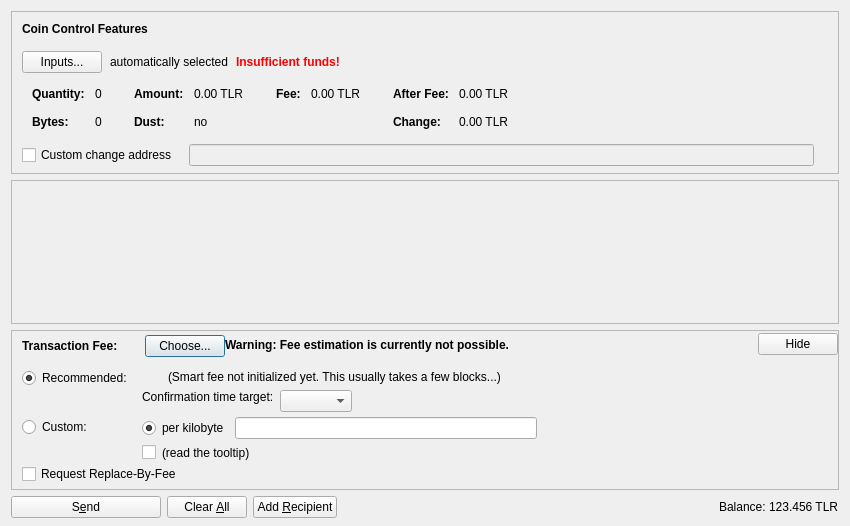
<?xml version="1.0" encoding="UTF-8"?>
<ui version="4.0">
 <class>SendCoinsDialog</class>
 <widget class="QDialog" name="SendCoinsDialog">
  <property name="geometry">
   <rect>
    <x>0</x>
    <y>0</y>
    <width>850</width>
    <height>526</height>
   </rect>
  </property>
  <property name="windowTitle">
   <string>Send Coins</string>
  </property>
  <layout class="QVBoxLayout" name="verticalLayout" stretch="0,1,0,0">
   <property name="bottomMargin">
    <number>8</number>
   </property>
   <item>
    <widget class="QFrame" name="frameCoinControl">
     <property name="sizePolicy">
      <sizepolicy hsizetype="Expanding" vsizetype="Expanding">
       <horstretch>0</horstretch>
       <verstretch>0</verstretch>
      </sizepolicy>
     </property>
     <property name="maximumSize">
      <size>
       <width>16777215</width>
       <height>16777215</height>
      </size>
     </property>
     <property name="frameShape">
      <enum>QFrame::StyledPanel</enum>
     </property>
     <property name="frameShadow">
      <enum>QFrame::Sunken</enum>
     </property>
     <layout class="QVBoxLayout" name="verticalLayoutCoinControl2">
      <property name="spacing">
       <number>0</number>
      </property>
      <property name="leftMargin">
       <number>0</number>
      </property>
      <property name="topMargin">
       <number>0</number>
      </property>
      <property name="rightMargin">
       <number>0</number>
      </property>
      <property name="bottomMargin">
       <number>6</number>
      </property>
      <item>
       <layout class="QVBoxLayout" name="verticalLayoutCoinControl" stretch="0,0,0,0,1">
        <property name="spacing">
         <number>0</number>
        </property>
        <property name="leftMargin">
         <number>10</number>
        </property>
        <property name="topMargin">
         <number>10</number>
        </property>
        <item>
         <layout class="QHBoxLayout" name="horizontalLayoutCoinControl1">
          <property name="bottomMargin">
           <number>15</number>
          </property>
          <item>
           <widget class="QLabel" name="labelCoinControlFeatures">
            <property name="sizePolicy">
             <sizepolicy hsizetype="Preferred" vsizetype="Maximum">
              <horstretch>0</horstretch>
              <verstretch>0</verstretch>
             </sizepolicy>
            </property>
            <property name="font">
             <font>
              <weight>75</weight>
              <bold>true</bold>
             </font>
            </property>
            <property name="styleSheet">
             <string notr="true">font-weight:bold;</string>
            </property>
            <property name="text">
             <string>Coin Control Features</string>
            </property>
           </widget>
          </item>
         </layout>
        </item>
        <item>
         <layout class="QHBoxLayout" name="horizontalLayoutCoinControl2" stretch="0,0,0,0">
          <property name="spacing">
           <number>8</number>
          </property>
          <property name="bottomMargin">
           <number>10</number>
          </property>
          <item>
           <widget class="QPushButton" name="pushButtonCoinControl">
            <property name="styleSheet">
             <string notr="true"/>
            </property>
            <property name="text">
             <string>Inputs...</string>
            </property>
            <property name="autoDefault">
             <bool>false</bool>
            </property>
           </widget>
          </item>
          <item>
           <widget class="QLabel" name="labelCoinControlAutomaticallySelected">
            <property name="text">
             <string>automatically selected</string>
            </property>
            <property name="margin">
             <number>5</number>
            </property>
           </widget>
          </item>
          <item>
           <widget class="QLabel" name="labelCoinControlInsuffFunds">
            <property name="font">
             <font>
              <weight>75</weight>
              <bold>true</bold>
             </font>
            </property>
            <property name="styleSheet">
             <string notr="true">color:red;font-weight:bold;</string>
            </property>
            <property name="text">
             <string>Insufficient funds!</string>
            </property>
            <property name="margin">
             <number>5</number>
            </property>
           </widget>
          </item>
          <item>
           <spacer name="horizontalSpacerCoinControl">
            <property name="orientation">
             <enum>Qt::Horizontal</enum>
            </property>
            <property name="sizeHint" stdset="0">
             <size>
              <width>40</width>
              <height>1</height>
             </size>
            </property>
           </spacer>
          </item>
         </layout>
        </item>
        <item>
         <widget class="QWidget" name="widgetCoinControl" native="true">
          <property name="sizePolicy">
           <sizepolicy hsizetype="Preferred" vsizetype="Preferred">
            <horstretch>0</horstretch>
            <verstretch>0</verstretch>
           </sizepolicy>
          </property>
          <property name="minimumSize">
           <size>
            <width>0</width>
            <height>0</height>
           </size>
          </property>
          <property name="styleSheet">
           <string notr="true"/>
          </property>
          <layout class="QHBoxLayout" name="horizontalLayoutCoinControl5">
           <property name="leftMargin">
            <number>0</number>
           </property>
           <property name="topMargin">
            <number>0</number>
           </property>
           <property name="rightMargin">
            <number>0</number>
           </property>
           <property name="bottomMargin">
            <number>0</number>
           </property>
           <item>
            <layout class="QHBoxLayout" name="horizontalLayoutCoinControl3" stretch="0,0,0,1">
             <property name="spacing">
              <number>20</number>
             </property>
             <property name="topMargin">
              <number>0</number>
             </property>
             <property name="bottomMargin">
              <number>10</number>
             </property>
             <item>
              <layout class="QFormLayout" name="formLayoutCoinControl1">
               <property name="horizontalSpacing">
                <number>10</number>
               </property>
               <property name="verticalSpacing">
                <number>14</number>
               </property>
               <property name="leftMargin">
                <number>10</number>
               </property>
               <property name="topMargin">
                <number>4</number>
               </property>
               <property name="rightMargin">
                <number>6</number>
               </property>
               <item row="0" column="0">
                <widget class="QLabel" name="labelCoinControlQuantityText">
                 <property name="font">
                  <font>
                   <weight>75</weight>
                   <bold>true</bold>
                  </font>
                 </property>
                 <property name="text">
                  <string>Quantity:</string>
                 </property>
                 <property name="margin">
                  <number>0</number>
                 </property>
                </widget>
               </item>
               <item row="0" column="1">
                <widget class="QLabel" name="labelCoinControlQuantity">
                 <property name="cursor">
                  <cursorShape>IBeamCursor</cursorShape>
                 </property>
                 <property name="contextMenuPolicy">
                  <enum>Qt::ActionsContextMenu</enum>
                 </property>
                 <property name="text">
                  <string notr="true">0</string>
                 </property>
                 <property name="margin">
                  <number>0</number>
                 </property>
                 <property name="textInteractionFlags">
                  <set>Qt::LinksAccessibleByMouse|Qt::TextSelectableByKeyboard|Qt::TextSelectableByMouse</set>
                 </property>
                </widget>
               </item>
               <item row="1" column="0">
                <widget class="QLabel" name="labelCoinControlBytesText">
                 <property name="font">
                  <font>
                   <weight>75</weight>
                   <bold>true</bold>
                  </font>
                 </property>
                 <property name="text">
                  <string>Bytes:</string>
                 </property>
                </widget>
               </item>
               <item row="1" column="1">
                <widget class="QLabel" name="labelCoinControlBytes">
                 <property name="cursor">
                  <cursorShape>IBeamCursor</cursorShape>
                 </property>
                 <property name="contextMenuPolicy">
                  <enum>Qt::ActionsContextMenu</enum>
                 </property>
                 <property name="text">
                  <string notr="true">0</string>
                 </property>
                 <property name="textInteractionFlags">
                  <set>Qt::LinksAccessibleByMouse|Qt::TextSelectableByKeyboard|Qt::TextSelectableByMouse</set>
                 </property>
                </widget>
               </item>
              </layout>
             </item>
             <item>
              <layout class="QFormLayout" name="formLayoutCoinControl2">
               <property name="horizontalSpacing">
                <number>10</number>
               </property>
               <property name="verticalSpacing">
                <number>14</number>
               </property>
               <property name="leftMargin">
                <number>6</number>
               </property>
               <property name="topMargin">
                <number>4</number>
               </property>
               <property name="rightMargin">
                <number>6</number>
               </property>
               <item row="0" column="0">
                <widget class="QLabel" name="labelCoinControlAmountText">
                 <property name="font">
                  <font>
                   <weight>75</weight>
                   <bold>true</bold>
                  </font>
                 </property>
                 <property name="text">
                  <string>Amount:</string>
                 </property>
                 <property name="margin">
                  <number>0</number>
                 </property>
                </widget>
               </item>
               <item row="0" column="1">
                <widget class="QLabel" name="labelCoinControlAmount">
                 <property name="cursor">
                  <cursorShape>IBeamCursor</cursorShape>
                 </property>
                 <property name="contextMenuPolicy">
                  <enum>Qt::ActionsContextMenu</enum>
                 </property>
                 <property name="text">
                  <string notr="true">0.00 TLR</string>
                 </property>
                 <property name="textInteractionFlags">
                  <set>Qt::LinksAccessibleByMouse|Qt::TextSelectableByKeyboard|Qt::TextSelectableByMouse</set>
                 </property>
                </widget>
               </item>
               <item row="1" column="0">
                <widget class="QLabel" name="labelCoinControlLowOutputText">
                 <property name="font">
                  <font>
                   <weight>75</weight>
                   <bold>true</bold>
                  </font>
                 </property>
                 <property name="text">
                  <string>Dust:</string>
                 </property>
                </widget>
               </item>
               <item row="1" column="1">
                <widget class="QLabel" name="labelCoinControlLowOutput">
                 <property name="cursor">
                  <cursorShape>IBeamCursor</cursorShape>
                 </property>
                 <property name="contextMenuPolicy">
                  <enum>Qt::ActionsContextMenu</enum>
                 </property>
                 <property name="text">
                  <string notr="true">no</string>
                 </property>
                 <property name="textInteractionFlags">
                  <set>Qt::LinksAccessibleByMouse|Qt::TextSelectableByKeyboard|Qt::TextSelectableByMouse</set>
                 </property>
                </widget>
               </item>
              </layout>
             </item>
             <item>
              <layout class="QFormLayout" name="formLayoutCoinControl3">
               <property name="horizontalSpacing">
                <number>10</number>
               </property>
               <property name="verticalSpacing">
                <number>14</number>
               </property>
               <property name="leftMargin">
                <number>6</number>
               </property>
               <property name="topMargin">
                <number>4</number>
               </property>
               <property name="rightMargin">
                <number>6</number>
               </property>
               <item row="0" column="0">
                <widget class="QLabel" name="labelCoinControlFeeText">
                 <property name="font">
                  <font>
                   <weight>75</weight>
                   <bold>true</bold>
                  </font>
                 </property>
                 <property name="text">
                  <string>Fee:</string>
                 </property>
                 <property name="margin">
                  <number>0</number>
                 </property>
                </widget>
               </item>
               <item row="0" column="1">
                <widget class="QLabel" name="labelCoinControlFee">
                 <property name="cursor">
                  <cursorShape>IBeamCursor</cursorShape>
                 </property>
                 <property name="contextMenuPolicy">
                  <enum>Qt::ActionsContextMenu</enum>
                 </property>
                 <property name="text">
                  <string notr="true">0.00 TLR</string>
                 </property>
                 <property name="textInteractionFlags">
                  <set>Qt::LinksAccessibleByMouse|Qt::TextSelectableByKeyboard|Qt::TextSelectableByMouse</set>
                 </property>
                </widget>
               </item>
              </layout>
             </item>
             <item>
              <layout class="QFormLayout" name="formLayoutCoinControl4">
               <property name="horizontalSpacing">
                <number>10</number>
               </property>
               <property name="verticalSpacing">
                <number>14</number>
               </property>
               <property name="leftMargin">
                <number>6</number>
               </property>
               <property name="topMargin">
                <number>4</number>
               </property>
               <property name="rightMargin">
                <number>6</number>
               </property>
               <item row="0" column="0">
                <widget class="QLabel" name="labelCoinControlAfterFeeText">
                 <property name="font">
                  <font>
                   <weight>75</weight>
                   <bold>true</bold>
                  </font>
                 </property>
                 <property name="text">
                  <string>After Fee:</string>
                 </property>
                 <property name="margin">
                  <number>0</number>
                 </property>
                </widget>
               </item>
               <item row="0" column="1">
                <widget class="QLabel" name="labelCoinControlAfterFee">
                 <property name="cursor">
                  <cursorShape>IBeamCursor</cursorShape>
                 </property>
                 <property name="contextMenuPolicy">
                  <enum>Qt::ActionsContextMenu</enum>
                 </property>
                 <property name="text">
                  <string notr="true">0.00 TLR</string>
                 </property>
                 <property name="textInteractionFlags">
                  <set>Qt::LinksAccessibleByMouse|Qt::TextSelectableByKeyboard|Qt::TextSelectableByMouse</set>
                 </property>
                </widget>
               </item>
               <item row="1" column="0">
                <widget class="QLabel" name="labelCoinControlChangeText">
                 <property name="font">
                  <font>
                   <weight>75</weight>
                   <bold>true</bold>
                  </font>
                 </property>
                 <property name="text">
                  <string>Change:</string>
                 </property>
                </widget>
               </item>
               <item row="1" column="1">
                <widget class="QLabel" name="labelCoinControlChange">
                 <property name="cursor">
                  <cursorShape>IBeamCursor</cursorShape>
                 </property>
                 <property name="contextMenuPolicy">
                  <enum>Qt::ActionsContextMenu</enum>
                 </property>
                 <property name="text">
                  <string notr="true">0.00 TLR</string>
                 </property>
                 <property name="textInteractionFlags">
                  <set>Qt::LinksAccessibleByMouse|Qt::TextSelectableByKeyboard|Qt::TextSelectableByMouse</set>
                 </property>
                </widget>
               </item>
              </layout>
             </item>
            </layout>
           </item>
          </layout>
         </widget>
        </item>
        <item>
         <layout class="QHBoxLayout" name="horizontalLayoutCoinControl4" stretch="0,0,0">
          <property name="spacing">
           <number>12</number>
          </property>
          <property name="sizeConstraint">
           <enum>QLayout::SetDefaultConstraint</enum>
          </property>
          <property name="topMargin">
           <number>5</number>
          </property>
          <property name="rightMargin">
           <number>5</number>
          </property>
          <item>
           <widget class="QCheckBox" name="checkBoxCoinControlChange">
            <property name="toolTip">
             <string>If this is activated, but the change address is empty or invalid, change will be sent to a newly generated address.</string>
            </property>
            <property name="text">
             <string>Custom change address</string>
            </property>
           </widget>
          </item>
          <item>
           <widget class="QValidatedLineEdit" name="lineEditCoinControlChange">
            <property name="enabled">
             <bool>false</bool>
            </property>
            <property name="sizePolicy">
             <sizepolicy hsizetype="Expanding" vsizetype="Fixed">
              <horstretch>0</horstretch>
              <verstretch>0</verstretch>
             </sizepolicy>
            </property>
           </widget>
          </item>
          <item>
           <widget class="QLabel" name="labelCoinControlChangeLabel">
            <property name="sizePolicy">
             <sizepolicy hsizetype="Preferred" vsizetype="Expanding">
              <horstretch>0</horstretch>
              <verstretch>0</verstretch>
             </sizepolicy>
            </property>
            <property name="minimumSize">
             <size>
              <width>0</width>
              <height>0</height>
             </size>
            </property>
            <property name="text">
             <string/>
            </property>
            <property name="margin">
             <number>3</number>
            </property>
           </widget>
          </item>
         </layout>
        </item>
        <item>
         <spacer name="verticalSpacerCoinControl">
          <property name="orientation">
           <enum>Qt::Vertical</enum>
          </property>
          <property name="sizeHint" stdset="0">
           <size>
            <width>800</width>
            <height>1</height>
           </size>
          </property>
         </spacer>
        </item>
       </layout>
      </item>
     </layout>
    </widget>
   </item>
   <item>
    <widget class="QScrollArea" name="scrollArea">
     <property name="widgetResizable">
      <bool>true</bool>
     </property>
     <widget class="QWidget" name="scrollAreaWidgetContents">
      <property name="geometry">
       <rect>
        <x>0</x>
        <y>0</y>
        <width>830</width>
        <height>104</height>
       </rect>
      </property>
      <layout class="QVBoxLayout" name="verticalLayout_2" stretch="0,1">
       <property name="leftMargin">
        <number>0</number>
       </property>
       <property name="topMargin">
        <number>0</number>
       </property>
       <property name="rightMargin">
        <number>0</number>
       </property>
       <property name="bottomMargin">
        <number>0</number>
       </property>
       <item>
        <layout class="QVBoxLayout" name="entries">
         <property name="spacing">
          <number>6</number>
         </property>
        </layout>
       </item>
       <item>
        <spacer name="verticalSpacer">
         <property name="orientation">
          <enum>Qt::Vertical</enum>
         </property>
         <property name="sizeHint" stdset="0">
          <size>
           <width>20</width>
           <height>40</height>
          </size>
         </property>
        </spacer>
       </item>
      </layout>
     </widget>
    </widget>
   </item>
   <item>
    <widget class="QFrame" name="frameFee">
     <property name="sizePolicy">
      <sizepolicy hsizetype="Expanding" vsizetype="Expanding">
       <horstretch>0</horstretch>
       <verstretch>0</verstretch>
      </sizepolicy>
     </property>
     <property name="maximumSize">
      <size>
       <width>16777215</width>
       <height>16777215</height>
      </size>
     </property>
     <property name="frameShape">
      <enum>QFrame::StyledPanel</enum>
     </property>
     <property name="frameShadow">
      <enum>QFrame::Sunken</enum>
     </property>
     <layout class="QVBoxLayout" name="verticalLayoutFee1">
      <property name="spacing">
       <number>0</number>
      </property>
      <property name="leftMargin">
       <number>0</number>
      </property>
      <property name="topMargin">
       <number>0</number>
      </property>
      <property name="rightMargin">
       <number>0</number>
      </property>
      <property name="bottomMargin">
       <number>0</number>
      </property>
      <item>
       <layout class="QVBoxLayout" name="verticalLayoutFee2" stretch="0,0,0">
        <property name="spacing">
         <number>0</number>
        </property>
        <property name="leftMargin">
         <number>10</number>
        </property>
        <property name="topMargin">
         <number>0</number>
        </property>
        <item>
         <layout class="QHBoxLayout" name="horizontalLayoutFee1">
          <property name="bottomMargin">
           <number>0</number>
          </property>
          <item>
           <layout class="QVBoxLayout" name="verticalLayoutFee7">
            <property name="spacing">
             <number>0</number>
            </property>
            <item>
             <spacer name="verticalSpacerSmartFee">
              <property name="orientation">
               <enum>Qt::Vertical</enum>
              </property>
              <property name="sizeType">
               <enum>QSizePolicy::Fixed</enum>
              </property>
              <property name="sizeHint" stdset="0">
               <size>
                <width>1</width>
                <height>4</height>
               </size>
              </property>
             </spacer>
            </item>
            <item>
             <layout class="QHBoxLayout" name="horizontalLayoutSmartFee">
              <property name="spacing">
               <number>10</number>
              </property>
              <item>
               <widget class="QLabel" name="labelFeeHeadline">
                <property name="sizePolicy">
                 <sizepolicy hsizetype="Preferred" vsizetype="Maximum">
                  <horstretch>0</horstretch>
                  <verstretch>0</verstretch>
                 </sizepolicy>
                </property>
                <property name="font">
                 <font>
                  <weight>75</weight>
                  <bold>true</bold>
                 </font>
                </property>
                <property name="styleSheet">
                 <string notr="true">font-weight:bold;</string>
                </property>
                <property name="text">
                 <string>Transaction Fee:</string>
                </property>
               </widget>
              </item>
              <item>
               <widget class="QLabel" name="labelFeeMinimized">
                <property name="text">
                 <string/>
                </property>
               </widget>
              </item>
              <item>
               <widget class="QPushButton" name="buttonChooseFee">
                <property name="text">
                 <string>Choose...</string>
                </property>
               </widget>
              </item>
             </layout>
            </item>
            <item>
             <spacer name="verticalSpacer_5">
              <property name="orientation">
               <enum>Qt::Vertical</enum>
              </property>
              <property name="sizeHint" stdset="0">
               <size>
                <width>1</width>
                <height>1</height>
               </size>
              </property>
             </spacer>
            </item>
           </layout>
          </item>
          <item>
           <widget class="QLabel" name="fallbackFeeWarningLabel">
            <property name="toolTip">
             <string>Using the fallbackfee can result in sending a transaction that will take several hours or days (or never) to confirm. Consider choosing your fee manually or wait until you have validated the complete chain.</string>
            </property>
            <property name="font">
            <font>
                <weight>75</weight>
                <bold>true</bold>
            </font>
            </property>
            <property name="text">
             <string>Warning: Fee estimation is currently not possible.</string>
            </property>
            <property name="wordWrap">
             <bool>false</bool>
            </property>
           </widget>
          </item>
          <item>
           <spacer name="horizontalSpacer_4">
            <property name="orientation">
             <enum>Qt::Horizontal</enum>
            </property>
            <property name="sizeType">
             <enum>QSizePolicy::MinimumExpanding</enum>
            </property>
            <property name="sizeHint" stdset="0">
             <size>
              <width>40</width>
              <height>20</height>
             </size>
            </property>
           </spacer>
          </item>
          <item>
           <widget class="QPushButton" name="buttonMinimizeFee">
            <property name="toolTip">
             <string>collapse fee-settings</string>
            </property>
            <property name="text">
             <string>Hide</string>
            </property>
           </widget>
          </item>
         </layout>
        </item>
        <item>
         <widget class="QFrame" name="frameFeeSelection">
          <layout class="QVBoxLayout" name="verticalLayoutFee12">
           <property name="spacing">
            <number>0</number>
           </property>
           <property name="leftMargin">
            <number>0</number>
           </property>
           <property name="topMargin">
            <number>0</number>
           </property>
           <property name="rightMargin">
            <number>0</number>
           </property>
           <property name="bottomMargin">
            <number>0</number>
           </property>
           <item>
            <layout class="QGridLayout" name="gridLayoutFee">
             <property name="topMargin">
              <number>10</number>
             </property>
             <property name="bottomMargin">
              <number>4</number>
             </property>
             <property name="horizontalSpacing">
              <number>10</number>
             </property>
             <property name="verticalSpacing">
              <number>4</number>
             </property>
             <item row="1" column="1">
              <layout class="QVBoxLayout" name="verticalLayoutFee8">
               <property name="spacing">
                <number>6</number>
               </property>
               <item>
                <layout class="QHBoxLayout" name="horizontalLayoutFee13">
                 <item>
                  <widget class="QRadioButton" name="radioCustomPerKilobyte">
                   <property name="toolTip">
                    <string>If the custom fee is set to 1000 satoshis and the transaction is only 250 bytes, then &quot;per kilobyte&quot; only pays 250 satoshis in fee, while &quot;total at least&quot; pays 1000 satoshis. For transactions bigger than a kilobyte both pay by kilobyte.</string>
                   </property>
                   <property name="text">
                    <string>per kilobyte</string>
                   </property>
                   <property name="checked">
                    <bool>true</bool>
                   </property>
                   <attribute name="buttonGroup">
                    <string notr="true">groupCustomFee</string>
                   </attribute>
                  </widget>
                 </item>
                 <item>
                  <widget class="BitcoinAmountField" name="customFee"/>
                 </item>
                 <item>
                  <spacer name="horizontalSpacer_6">
                   <property name="orientation">
                    <enum>Qt::Horizontal</enum>
                   </property>
                   <property name="sizeHint" stdset="0">
                    <size>
                     <width>1</width>
                     <height>1</height>
                    </size>
                   </property>
                  </spacer>
                 </item>
                </layout>
               </item>
               <item>
                <layout class="QHBoxLayout" name="horizontalLayoutFee8">
                 <item>
                  <widget class="QCheckBox" name="checkBoxMinimumFee">
                   <property name="toolTip">
                    <string>Paying only the minimum fee is just fine as long as there is less transaction volume than space in the blocks. But be aware that this can end up in a never confirming transaction once there is more demand for taler transactions than the network can process.</string>
                   </property>
                   <property name="text">
                    <string/>
                   </property>
                  </widget>
                 </item>
                 <item>
                  <widget class="QLabel" name="labelMinFeeWarning">
                   <property name="enabled">
                    <bool>true</bool>
                   </property>
                   <property name="toolTip">
                    <string>Paying only the minimum fee is just fine as long as there is less transaction volume than space in the blocks. But be aware that this can end up in a never confirming transaction once there is more demand for taler transactions than the network can process.</string>
                   </property>
                   <property name="text">
                    <string>(read the tooltip)</string>
                   </property>
                   <property name="margin">
                    <number>5</number>
                   </property>
                  </widget>
                 </item>
                 <item>
                  <spacer name="horizontalSpacer_2">
                   <property name="orientation">
                    <enum>Qt::Horizontal</enum>
                   </property>
                   <property name="sizeHint" stdset="0">
                    <size>
                     <width>1</width>
                     <height>1</height>
                    </size>
                   </property>
                  </spacer>
                 </item>
                </layout>
               </item>
              </layout>
             </item>
             <item row="0" column="0">
              <layout class="QVBoxLayout" name="verticalLayoutFee4" stretch="0,1">
               <item>
                <widget class="QRadioButton" name="radioSmartFee">
                 <property name="text">
                  <string>Recommended:</string>
                 </property>
                 <property name="checked">
                  <bool>true</bool>
                 </property>
                 <attribute name="buttonGroup">
                  <string notr="true">groupFee</string>
                 </attribute>
                </widget>
               </item>
               <item>
                <spacer name="verticalSpacer_2">
                 <property name="orientation">
                  <enum>Qt::Vertical</enum>
                 </property>
                 <property name="sizeHint" stdset="0">
                  <size>
                   <width>1</width>
                   <height>1</height>
                  </size>
                 </property>
                </spacer>
               </item>
              </layout>
             </item>
             <item row="1" column="0">
              <layout class="QVBoxLayout" name="verticalLayoutFee9" stretch="0,1">
               <item>
                <widget class="QRadioButton" name="radioCustomFee">
                 <property name="text">
                  <string>Custom:</string>
                 </property>
                 <attribute name="buttonGroup">
                  <string notr="true">groupFee</string>
                 </attribute>
                </widget>
               </item>
               <item>
                <spacer name="verticalSpacer_6">
                 <property name="orientation">
                  <enum>Qt::Vertical</enum>
                 </property>
                 <property name="sizeHint" stdset="0">
                  <size>
                   <width>1</width>
                   <height>1</height>
                  </size>
                 </property>
                </spacer>
               </item>
              </layout>
             </item>
             <item row="0" column="1">
              <layout class="QVBoxLayout" name="verticalLayoutFee3" stretch="0,0,1">
               <property name="spacing">
                <number>6</number>
               </property>
               <property name="topMargin">
                <number>2</number>
               </property>
               <item>
                <layout class="QHBoxLayout" name="horizontalLayoutFee12">
                 <item>
                  <widget class="QLabel" name="labelSmartFee">
                   <property name="text">
                    <string/>
                   </property>
                   <property name="margin">
                    <number>2</number>
                   </property>
                  </widget>
                 </item>
                 <item>
                  <widget class="QLabel" name="labelFeeEstimation">
                   <property name="text">
                    <string/>
                   </property>
                  </widget>
                 </item>
                 <item>
                  <widget class="QLabel" name="labelSmartFee2">
                   <property name="text">
                    <string>(Smart fee not initialized yet. This usually takes a few blocks...)</string>
                   </property>
                   <property name="margin">
                    <number>2</number>
                   </property>
                  </widget>
                 </item>
                 <item>
                  <spacer name="horizontalSpacer_5">
                   <property name="orientation">
                    <enum>Qt::Horizontal</enum>
                   </property>
                   <property name="sizeHint" stdset="0">
                    <size>
                     <width>1</width>
                     <height>1</height>
                    </size>
                   </property>
                  </spacer>
                 </item>
                </layout>
               </item>
               <item>
                <layout class="QHBoxLayout" name="horizontalLayoutFee9">
                 <item>
                  <layout class="QVBoxLayout" name="verticalLayoutFee6">
                   <item>
                    <widget class="QLabel" name="labelSmartFee3">
                     <property name="text">
                      <string>Confirmation time target:</string>
                     </property>
                     <property name="margin">
                      <number>2</number>
                     </property>
                    </widget>
                   </item>
                   <item>
                    <spacer name="verticalSpacer_3">
                     <property name="orientation">
                      <enum>Qt::Vertical</enum>
                     </property>
                     <property name="sizeHint" stdset="0">
                      <size>
                       <width>1</width>
                       <height>1</height>
                      </size>
                     </property>
                    </spacer>
                   </item>
                  </layout>
                 </item>
                 <item>
                  <layout class="QVBoxLayout" name="verticalLayoutFee5">
                   <property name="rightMargin">
                    <number>30</number>
                   </property>
                   <item>
                    <layout class="QHBoxLayout" name="horizontalLayoutConfTarget">
                     <property name="bottomMargin">
                      <number>0</number>
                     </property>
                     <item>
                      <widget class="QComboBox" name="confTargetSelector"/>
                     </item>
                     <item>
                      <spacer name="horizontalSpacerConfTarget">
                       <property name="orientation">
                        <enum>Qt::Horizontal</enum>
                       </property>
                       <property name="sizeHint" stdset="0">
                        <size>
                         <width>40</width>
                         <height>20</height>
                        </size>
                       </property>
                      </spacer>
                     </item>
                    </layout>
                   </item>
                  </layout>
                 </item>
                </layout>
               </item>
               <item>
                <spacer name="verticalSpacer_4">
                 <property name="orientation">
                  <enum>Qt::Vertical</enum>
                 </property>
                 <property name="sizeHint" stdset="0">
                  <size>
                   <width>1</width>
                   <height>1</height>
                  </size>
                 </property>
                </spacer>
               </item>
              </layout>
             </item>
            </layout>
           </item>
           <item>
            <widget class="QCheckBox" name="optInRBF">
             <property name="text">
              <string>Request Replace-By-Fee</string>
             </property>
             <property name="toolTip">
              <string>Indicates that the sender may wish to replace this transaction with a new one paying higher fees (prior to being confirmed).</string>
             </property>
            </widget>
           </item>
          </layout>
         </widget>
        </item>
        <item>
         <spacer name="verticalSpacerFee">
          <property name="orientation">
           <enum>Qt::Vertical</enum>
          </property>
          <property name="sizeHint" stdset="0">
           <size>
            <width>40</width>
            <height>5</height>
           </size>
          </property>
         </spacer>
        </item>
       </layout>
      </item>
     </layout>
    </widget>
   </item>
   <item>
    <layout class="QHBoxLayout" name="horizontalLayout">
     <item>
      <widget class="QPushButton" name="sendButton">
       <property name="minimumSize">
        <size>
         <width>150</width>
         <height>0</height>
        </size>
       </property>
       <property name="toolTip">
        <string>Confirm the send action</string>
       </property>
       <property name="text">
        <string>S&amp;end</string>
       </property>
       <property name="icon">
        <iconset resource="../bitcoin.qrc">
         <normaloff>:/icons/send</normaloff>:/icons/send</iconset>
       </property>
       <property name="autoDefault">
        <bool>false</bool>
       </property>
       <property name="default">
        <bool>false</bool>
       </property>
      </widget>
     </item>
     <item>
      <widget class="QPushButton" name="clearButton">
       <property name="sizePolicy">
        <sizepolicy hsizetype="Minimum" vsizetype="Fixed">
         <horstretch>0</horstretch>
         <verstretch>0</verstretch>
        </sizepolicy>
       </property>
       <property name="toolTip">
        <string>Clear all fields of the form.</string>
       </property>
       <property name="text">
        <string>Clear &amp;All</string>
       </property>
       <property name="icon">
        <iconset resource="../bitcoin.qrc">
         <normaloff>:/icons/remove</normaloff>:/icons/remove</iconset>
       </property>
       <property name="autoDefault">
        <bool>false</bool>
       </property>
      </widget>
     </item>
     <item>
      <widget class="QPushButton" name="addButton">
       <property name="toolTip">
        <string>Send to multiple recipients at once</string>
       </property>
       <property name="text">
        <string>Add &amp;Recipient</string>
       </property>
       <property name="icon">
        <iconset resource="../bitcoin.qrc">
         <normaloff>:/icons/add</normaloff>:/icons/add</iconset>
       </property>
       <property name="autoDefault">
        <bool>false</bool>
       </property>
      </widget>
     </item>
     <item>
      <spacer name="horizontalSpacer">
       <property name="orientation">
        <enum>Qt::Horizontal</enum>
       </property>
       <property name="sizeHint" stdset="0">
        <size>
         <width>40</width>
         <height>20</height>
        </size>
       </property>
      </spacer>
     </item>
     <item>
      <layout class="QHBoxLayout" name="horizontalLayout_2">
       <property name="spacing">
        <number>3</number>
       </property>
       <item>
        <widget class="QLabel" name="label">
         <property name="sizePolicy">
          <sizepolicy hsizetype="Preferred" vsizetype="Fixed">
           <horstretch>0</horstretch>
           <verstretch>0</verstretch>
          </sizepolicy>
         </property>
         <property name="text">
          <string>Balance:</string>
         </property>
        </widget>
       </item>
       <item>
        <widget class="QLabel" name="labelBalance">
         <property name="sizePolicy">
          <sizepolicy hsizetype="Preferred" vsizetype="Fixed">
           <horstretch>0</horstretch>
           <verstretch>0</verstretch>
          </sizepolicy>
         </property>
         <property name="cursor">
          <cursorShape>IBeamCursor</cursorShape>
         </property>
         <property name="text">
          <string notr="true">123.456 TLR</string>
         </property>
         <property name="textInteractionFlags">
          <set>Qt::LinksAccessibleByMouse|Qt::TextSelectableByKeyboard|Qt::TextSelectableByMouse</set>
         </property>
        </widget>
       </item>
      </layout>
     </item>
    </layout>
   </item>
  </layout>
 </widget>
 <customwidgets>
  <customwidget>
   <class>QValidatedLineEdit</class>
   <extends>QLineEdit</extends>
   <header>qvalidatedlineedit.h</header>
  </customwidget>
  <customwidget>
   <class>BitcoinAmountField</class>
   <extends>QLineEdit</extends>
   <header>bitcoinamountfield.h</header>
   <container>1</container>
  </customwidget>
 </customwidgets>
 <resources>
  <include location="../bitcoin.qrc"/>
 </resources>
 <connections/>
 <buttongroups>
  <buttongroup name="groupFee"/>
  <buttongroup name="groupCustomFee"/>
 </buttongroups>
</ui>
